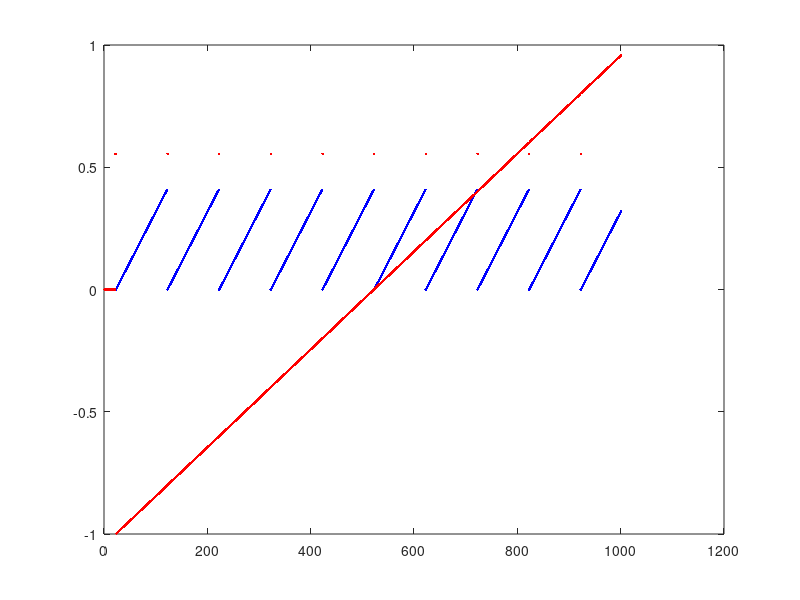

MATLAB code to generate this figure:
data = importdata('vectoring_out.dat');
mag_o = data(:,1);
phase_o = data(:,2);

figure_vector = figure()
plot(mag_o/2^32,'.b');
hold on; plot(phase_o/2^31, '.r');